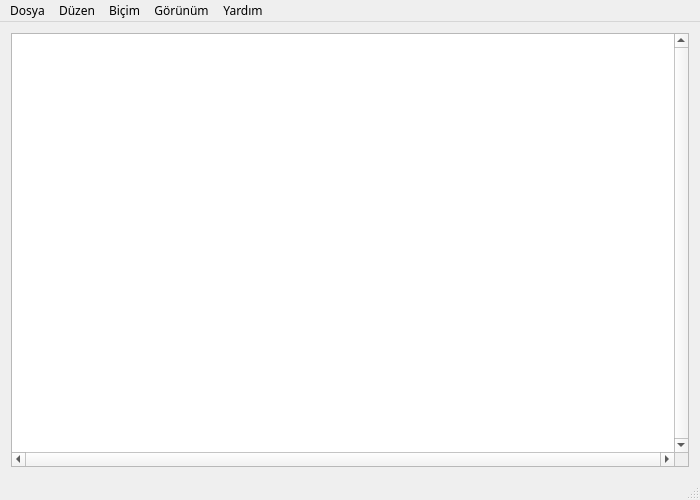
<?xml version="1.0" encoding="UTF-8"?>
<ui version="4.0">
 <class>MDPad</class>
 <widget class="QMainWindow" name="MDPad">
  <property name="windowModality">
   <enum>Qt::WindowModal</enum>
  </property>
  <property name="geometry">
   <rect>
    <x>0</x>
    <y>0</y>
    <width>700</width>
    <height>500</height>
   </rect>
  </property>
  <property name="sizePolicy">
   <sizepolicy hsizetype="Fixed" vsizetype="Fixed">
    <horstretch>0</horstretch>
    <verstretch>0</verstretch>
   </sizepolicy>
  </property>
  <property name="font">
   <font>
    <family>Segoe MDL2 Assets</family>
    <weight>50</weight>
    <bold>false</bold>
   </font>
  </property>
  <property name="windowTitle">
   <string>MDPad</string>
  </property>
  <property name="iconSize">
   <size>
    <width>64</width>
    <height>64</height>
   </size>
  </property>
  <widget class="QWidget" name="centralWidget">
   <layout class="QGridLayout" name="gridLayout">
    <item row="0" column="0">
     <widget class="QPlainTextEdit" name="textEdit">
      <property name="verticalScrollBarPolicy">
       <enum>Qt::ScrollBarAlwaysOn</enum>
      </property>
      <property name="horizontalScrollBarPolicy">
       <enum>Qt::ScrollBarAlwaysOn</enum>
      </property>
      <property name="sizeAdjustPolicy">
       <enum>QAbstractScrollArea::AdjustIgnored</enum>
      </property>
      <property name="tabChangesFocus">
       <bool>true</bool>
      </property>
      <property name="lineWrapMode">
       <enum>QPlainTextEdit::WidgetWidth</enum>
      </property>
     </widget>
    </item>
   </layout>
  </widget>
  <widget class="QMenuBar" name="menuBar">
   <property name="geometry">
    <rect>
     <x>0</x>
     <y>0</y>
     <width>700</width>
     <height>21</height>
    </rect>
   </property>
   <widget class="QMenu" name="menuDosya">
    <property name="title">
     <string>Dosya</string>
    </property>
    <addaction name="actionYeni"/>
    <addaction name="actionYeni_Pencere"/>
    <addaction name="actionAc"/>
    <addaction name="actionKaydet"/>
    <addaction name="actionFarkli_Kaydet"/>
    <addaction name="separator"/>
    <addaction name="actionSayfa_Yapisi"/>
    <addaction name="actionYazdir"/>
    <addaction name="separator"/>
    <addaction name="action_Cikis"/>
   </widget>
   <widget class="QMenu" name="menu_Duzen">
    <property name="title">
     <string>Düzen</string>
    </property>
    <addaction name="action_Ileri_Al"/>
    <addaction name="action_Geri_Al"/>
    <addaction name="separator"/>
    <addaction name="action_Kes"/>
    <addaction name="action_Kopyala"/>
    <addaction name="action_Yapistir"/>
    <addaction name="action_Sil"/>
    <addaction name="separator"/>
    <addaction name="action_Bul"/>
    <addaction name="actionSonrakini_Bul"/>
    <addaction name="action_Oncekini_Bul"/>
    <addaction name="action_Degistir"/>
    <addaction name="action_Git"/>
    <addaction name="separator"/>
    <addaction name="action_TumunuSec"/>
    <addaction name="actionSaat_Tarih"/>
   </widget>
   <widget class="QMenu" name="menuBicim">
    <property name="title">
     <string>Biçim</string>
    </property>
    <addaction name="action_SozcukKaydir"/>
    <addaction name="actionYaz_Tipi"/>
   </widget>
   <widget class="QMenu" name="menu_Gorunum">
    <property name="title">
     <string>Görünüm</string>
    </property>
    <widget class="QMenu" name="menu_Yakinlastir">
     <property name="title">
      <string>Yakınlaştır</string>
     </property>
     <addaction name="action_Yakinlastir"/>
     <addaction name="action_Uzaklastir"/>
     <addaction name="action_Varsayilan_YakGeriAl"/>
    </widget>
    <addaction name="menu_Yakinlastir"/>
    <addaction name="action_DurumCubugu"/>
   </widget>
   <widget class="QMenu" name="menuYardim">
    <property name="title">
     <string>Yardım</string>
    </property>
    <addaction name="action_YardimGoruntule"/>
    <addaction name="separator"/>
    <addaction name="actionMDPad_Hakkinda"/>
   </widget>
   <addaction name="menuDosya"/>
   <addaction name="menu_Duzen"/>
   <addaction name="menuBicim"/>
   <addaction name="menu_Gorunum"/>
   <addaction name="menuYardim"/>
  </widget>
  <widget class="QStatusBar" name="statusBar"/>
  <action name="actionYeni">
   <property name="text">
    <string>Yeni</string>
   </property>
   <property name="shortcut">
    <string>Ctrl+N</string>
   </property>
  </action>
  <action name="actionYeni_Pencere">
   <property name="text">
    <string>Yeni Pencere</string>
   </property>
   <property name="shortcut">
    <string>Ctrl+Shift+N</string>
   </property>
  </action>
  <action name="actionAc">
   <property name="text">
    <string>Aç...</string>
   </property>
   <property name="shortcut">
    <string>Ctrl+O</string>
   </property>
  </action>
  <action name="actionFarkli_Kaydet">
   <property name="text">
    <string>Farklı Kaydet</string>
   </property>
   <property name="shortcut">
    <string>Ctrl+Shift+S</string>
   </property>
  </action>
  <action name="actionSayfa_Yapisi">
   <property name="text">
    <string>Sayfa Yapısı</string>
   </property>
  </action>
  <action name="actionYazdir">
   <property name="text">
    <string>Yazdır...</string>
   </property>
   <property name="shortcut">
    <string>Ctrl+P</string>
   </property>
  </action>
  <action name="action_Cikis">
   <property name="text">
    <string>Çıkış</string>
   </property>
  </action>
  <action name="action_Geri_Al">
   <property name="text">
    <string>Geri Al</string>
   </property>
   <property name="shortcut">
    <string>Ctrl+Z</string>
   </property>
  </action>
  <action name="action_Kes">
   <property name="text">
    <string>Kes</string>
   </property>
   <property name="shortcut">
    <string>Ctrl+X</string>
   </property>
  </action>
  <action name="action_Kopyala">
   <property name="text">
    <string>Kopyala</string>
   </property>
   <property name="shortcut">
    <string>Ctrl+C</string>
   </property>
  </action>
  <action name="action_Yapistir">
   <property name="text">
    <string>Yapıştır</string>
   </property>
   <property name="shortcut">
    <string>Ctrl+V</string>
   </property>
  </action>
  <action name="action_Sil">
   <property name="text">
    <string>Sil</string>
   </property>
  </action>
  <action name="action_Bul">
   <property name="text">
    <string>Bul</string>
   </property>
   <property name="shortcut">
    <string>Ctrl+F</string>
   </property>
  </action>
  <action name="actionSonrakini_Bul">
   <property name="text">
    <string>Sonrakini Bul</string>
   </property>
  </action>
  <action name="action_Oncekini_Bul">
   <property name="text">
    <string>Öncekini Bul</string>
   </property>
  </action>
  <action name="action_Degistir">
   <property name="text">
    <string>Değiştir</string>
   </property>
  </action>
  <action name="action_Git">
   <property name="text">
    <string>Git</string>
   </property>
  </action>
  <action name="action_TumunuSec">
   <property name="text">
    <string>Tümünü Seç</string>
   </property>
   <property name="shortcut">
    <string>Ctrl+A</string>
   </property>
  </action>
  <action name="actionSaat_Tarih">
   <property name="text">
    <string>Saat/Tarih</string>
   </property>
   <property name="shortcut">
    <string>F5</string>
   </property>
  </action>
  <action name="action_SozcukKaydir">
   <property name="checkable">
    <bool>true</bool>
   </property>
   <property name="checked">
    <bool>false</bool>
   </property>
   <property name="text">
    <string>Sözcük Kaydır</string>
   </property>
  </action>
  <action name="actionYaz_Tipi">
   <property name="text">
    <string>Yazı Tipi</string>
   </property>
  </action>
  <action name="action_Yakinlastir">
   <property name="text">
    <string>Yakınlaştır</string>
   </property>
  </action>
  <action name="action_Uzaklastir">
   <property name="text">
    <string>Uzaklaştır</string>
   </property>
  </action>
  <action name="action_Varsayilan_YakGeriAl">
   <property name="text">
    <string>Varsayılan Yakınlaştırmayı Geri Yükle</string>
   </property>
  </action>
  <action name="action_DurumCubugu">
   <property name="checkable">
    <bool>true</bool>
   </property>
   <property name="text">
    <string>Durum Çubuğu</string>
   </property>
  </action>
  <action name="action_YardimGoruntule">
   <property name="text">
    <string>Yardım'ı Görüntüle</string>
   </property>
  </action>
  <action name="actionMDPad_Hakkinda">
   <property name="text">
    <string>MDPad Hakkında</string>
   </property>
  </action>
  <action name="actionKaydet">
   <property name="text">
    <string>Kaydet</string>
   </property>
   <property name="shortcut">
    <string>Ctrl+S</string>
   </property>
  </action>
  <action name="action_Ileri_Al">
   <property name="text">
    <string>İleri Al</string>
   </property>
   <property name="shortcut">
    <string>Ctrl+Y</string>
   </property>
  </action>
 </widget>
 <layoutdefault spacing="6" margin="11"/>
 <resources/>
 <connections/>
</ui>
